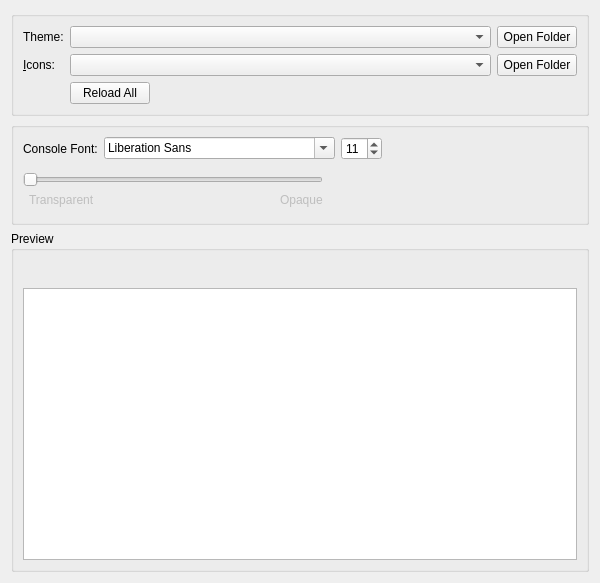
<?xml version='1.0' encoding='UTF-8'?>
<ui version="4.0">
 <class>AppearanceWidget</class>
 <widget class="QWidget" name="AppearanceWidget">
  <property name="geometry">
   <rect>
    <x>0</x>
    <y>0</y>
    <width>600</width>
    <height>583</height>
   </rect>
  </property>
  <property name="minimumSize">
   <size>
    <width>300</width>
    <height>0</height>
   </size>
  </property>
  <layout class="QVBoxLayout" name="verticalLayout" stretch="0,0,0">
   <item>
    <widget class="QGroupBox" name="themingBox">
     <property name="title">
      <string />
     </property>
     <property name="flat">
      <bool>false</bool>
     </property>
     <layout class="QVBoxLayout" name="verticalLayout_2">
      <item>
       <layout class="QGridLayout" name="gridLayout">
        <item row="0" column="3">
         <widget class="QPushButton" name="widgetStyleFolder">
          <property name="toolTip">
           <string>View widget themes folder.</string>
          </property>
          <property name="text">
           <string>Open Folder</string>
          </property>
         </widget>
        </item>
        <item row="1" column="3">
         <widget class="QPushButton" name="iconsFolder">
          <property name="toolTip">
           <string>View icon themes folder.</string>
          </property>
          <property name="text">
           <string>Open Folder</string>
          </property>
         </widget>
        </item>
        <item row="1" column="2">
         <widget class="QComboBox" name="iconsComboBox">
          <property name="sizePolicy">
           <sizepolicy hsizetype="Expanding" vsizetype="Fixed">
            <horstretch>0</horstretch>
            <verstretch>0</verstretch>
           </sizepolicy>
          </property>
          <property name="focusPolicy">
           <enum>Qt::FocusPolicy::StrongFocus</enum>
          </property>
         </widget>
        </item>
        <item row="0" column="2">
         <widget class="QComboBox" name="widgetStyleComboBox">
          <property name="sizePolicy">
           <sizepolicy hsizetype="Expanding" vsizetype="Fixed">
            <horstretch>0</horstretch>
            <verstretch>0</verstretch>
           </sizepolicy>
          </property>
          <property name="focusPolicy">
           <enum>Qt::FocusPolicy::StrongFocus</enum>
          </property>
         </widget>
        </item>
        <item row="3" column="2">
         <widget class="QPushButton" name="reloadThemesButton">
          <property name="sizePolicy">
           <sizepolicy hsizetype="Maximum" vsizetype="Fixed">
            <horstretch>0</horstretch>
            <verstretch>0</verstretch>
           </sizepolicy>
          </property>
          <property name="text">
           <string>Reload All</string>
          </property>
         </widget>
        </item>
        <item row="0" column="0">
         <widget class="QLabel" name="widgetStyleLabel">
          <property name="text">
           <string>Theme:</string>
          </property>
          <property name="buddy">
           <cstring>widgetStyleComboBox</cstring>
          </property>
         </widget>
        </item>
        <item row="1" column="0">
         <widget class="QLabel" name="iconsLabel">
          <property name="text">
           <string>&amp;Icons:</string>
          </property>
          <property name="buddy">
           <cstring>iconsComboBox</cstring>
          </property>
         </widget>
        </item>
       </layout>
      </item>
     </layout>
    </widget>
   </item>
   <item>
    <widget class="QGroupBox" name="settingsBox">
     <property name="title">
      <string />
     </property>
     <layout class="QVBoxLayout" name="verticalLayout_5">
      <item>
       <layout class="QHBoxLayout" name="horizontalLayout_5">
        <item>
         <widget class="QLabel" name="label">
          <property name="text">
           <string>Console Font:</string>
          </property>
         </widget>
        </item>
        <item>
         <widget class="QFontComboBox" name="consoleFont" />
        </item>
        <item>
         <widget class="QSpinBox" name="fontSizeBox">
          <property name="sizePolicy">
           <sizepolicy hsizetype="Maximum" vsizetype="Fixed">
            <horstretch>0</horstretch>
            <verstretch>0</verstretch>
           </sizepolicy>
          </property>
          <property name="minimum">
           <number>5</number>
          </property>
          <property name="maximum">
           <number>16</number>
          </property>
          <property name="value">
           <number>11</number>
          </property>
         </widget>
        </item>
        <item>
         <spacer name="horizontalSpacer_2">
          <property name="orientation">
           <enum>Qt::Orientation::Horizontal</enum>
          </property>
          <property name="sizeHint" stdset="0">
           <size>
            <width>0</width>
            <height>0</height>
           </size>
          </property>
         </spacer>
        </item>
       </layout>
      </item>
      <item>
       <spacer name="verticalSpacer_2">
        <property name="orientation">
         <enum>Qt::Orientation::Vertical</enum>
        </property>
        <property name="sizeType">
         <enum>QSizePolicy::Policy::Fixed</enum>
        </property>
        <property name="sizeHint" stdset="0">
         <size>
          <width>0</width>
          <height>6</height>
         </size>
        </property>
       </spacer>
      </item>
      <item>
       <widget class="QWidget" name="widget" native="true">
        <property name="maximumSize">
         <size>
          <width>300</width>
          <height>16777215</height>
         </size>
        </property>
        <layout class="QGridLayout" name="gridLayout_4">
         <property name="leftMargin">
          <number>0</number>
         </property>
         <property name="topMargin">
          <number>0</number>
         </property>
         <property name="rightMargin">
          <number>0</number>
         </property>
         <property name="bottomMargin">
          <number>0</number>
         </property>
         <item row="3" column="3">
          <widget class="QLabel" name="label_5">
           <property name="enabled">
            <bool>false</bool>
           </property>
           <property name="text">
            <string>Opaque</string>
           </property>
          </widget>
         </item>
         <item row="3" column="2">
          <spacer name="horizontalSpacer_4">
           <property name="orientation">
            <enum>Qt::Orientation::Horizontal</enum>
           </property>
           <property name="sizeHint" stdset="0">
            <size>
             <width>0</width>
             <height>0</height>
            </size>
           </property>
          </spacer>
         </item>
         <item row="3" column="1">
          <widget class="QLabel" name="label_4">
           <property name="enabled">
            <bool>false</bool>
           </property>
           <property name="text">
            <string>Transparent</string>
           </property>
          </widget>
         </item>
         <item row="2" column="0" colspan="4">
          <widget class="QSlider" name="catOpacitySlider">
           <property name="minimumSize">
            <size>
             <width>0</width>
             <height>0</height>
            </size>
           </property>
           <property name="maximum">
            <number>100</number>
           </property>
           <property name="orientation">
            <enum>Qt::Orientation::Horizontal</enum>
           </property>
          </widget>
         </item>
        </layout>
       </widget>
      </item>
      <item>
       <spacer name="verticalSpacer">
        <property name="orientation">
         <enum>Qt::Orientation::Vertical</enum>
        </property>
        <property name="sizeType">
         <enum>QSizePolicy::Policy::Fixed</enum>
        </property>
        <property name="sizeHint" stdset="0">
         <size>
          <width>0</width>
          <height>6</height>
         </size>
        </property>
       </spacer>
      </item>
      </layout>
    </widget>
   </item>
   <item>
    <widget class="QGroupBox" name="previewBox">
     <property name="title">
      <string>Preview</string>
     </property>
     <layout class="QVBoxLayout" name="verticalLayout_3">
      <item>
       <layout class="QHBoxLayout" name="horizontalLayout_3">
        <item>
         <layout class="QVBoxLayout" name="verticalLayout_4">
          <item>
           <layout class="QHBoxLayout" name="horizontalLayout">
            <item>
             <widget class="QPushButton" name="icon1">
              <property name="focusPolicy">
               <enum>Qt::FocusPolicy::NoFocus</enum>
              </property>
              <property name="text">
               <string />
              </property>
              <property name="icon">
               <iconset theme="new" />
              </property>
              <property name="flat">
               <bool>true</bool>
              </property>
             </widget>
            </item>
            <item>
             <widget class="QPushButton" name="icon2">
              <property name="focusPolicy">
               <enum>Qt::FocusPolicy::NoFocus</enum>
              </property>
              <property name="text">
               <string />
              </property>
              <property name="icon">
               <iconset theme="centralmods" />
              </property>
              <property name="flat">
               <bool>true</bool>
              </property>
             </widget>
            </item>
            <item>
             <widget class="QPushButton" name="icon3">
              <property name="focusPolicy">
               <enum>Qt::FocusPolicy::NoFocus</enum>
              </property>
              <property name="text">
               <string />
              </property>
              <property name="icon">
               <iconset theme="viewfolder" />
              </property>
              <property name="flat">
               <bool>true</bool>
              </property>
             </widget>
            </item>
            <item>
             <widget class="QPushButton" name="icon4">
              <property name="focusPolicy">
               <enum>Qt::FocusPolicy::NoFocus</enum>
              </property>
              <property name="text">
               <string />
              </property>
              <property name="icon">
               <iconset theme="launch" />
              </property>
              <property name="flat">
               <bool>true</bool>
              </property>
             </widget>
            </item>
            <item>
             <widget class="QPushButton" name="icon5">
              <property name="focusPolicy">
               <enum>Qt::FocusPolicy::NoFocus</enum>
              </property>
              <property name="text">
               <string />
              </property>
              <property name="icon">
               <iconset theme="copy" />
              </property>
              <property name="flat">
               <bool>true</bool>
              </property>
             </widget>
            </item>
            <item>
             <widget class="QPushButton" name="icon6">
              <property name="focusPolicy">
               <enum>Qt::FocusPolicy::NoFocus</enum>
              </property>
              <property name="text">
               <string />
              </property>
              <property name="icon">
               <iconset theme="export" />
              </property>
              <property name="flat">
               <bool>true</bool>
              </property>
             </widget>
            </item>
            <item>
             <widget class="QPushButton" name="icon7">
              <property name="focusPolicy">
               <enum>Qt::FocusPolicy::NoFocus</enum>
              </property>
              <property name="text">
               <string />
              </property>
              <property name="icon">
               <iconset theme="delete" />
              </property>
              <property name="flat">
               <bool>true</bool>
              </property>
             </widget>
            </item>
            <item>
             <widget class="QPushButton" name="icon8">
              <property name="focusPolicy">
               <enum>Qt::FocusPolicy::NoFocus</enum>
              </property>
              <property name="text">
               <string />
              </property>
              <property name="icon">
               <iconset theme="about" />
              </property>
              <property name="flat">
               <bool>true</bool>
              </property>
             </widget>
            </item>
            <item>
             <widget class="QPushButton" name="icon9">
              <property name="focusPolicy">
               <enum>Qt::FocusPolicy::NoFocus</enum>
              </property>
              <property name="text">
               <string />
              </property>
              <property name="icon">
               <iconset theme="settings" />
              </property>
              <property name="flat">
               <bool>true</bool>
              </property>
             </widget>
            </item>
            <item>
             <widget class="QPushButton" name="icon10">
              <property name="focusPolicy">
               <enum>Qt::FocusPolicy::NoFocus</enum>
              </property>
              <property name="text">
               <string />
              </property>
              <property name="icon">
               <iconset theme="applications-system"/>
              </property>
              <property name="flat">
               <bool>true</bool>
              </property>
             </widget>
            </item>
            <item>
             <spacer name="horizontalSpacer">
              <property name="orientation">
               <enum>Qt::Orientation::Horizontal</enum>
              </property>
              <property name="sizeHint" stdset="0">
               <size>
                <width>0</width>
                <height>0</height>
               </size>
              </property>
             </spacer>
            </item>
           </layout>
          </item>
          <item>
           <widget class="QTextEdit" name="consolePreview">
            <property name="sizePolicy">
             <sizepolicy hsizetype="Expanding" vsizetype="Expanding">
              <horstretch>0</horstretch>
              <verstretch>0</verstretch>
             </sizepolicy>
            </property>
            <property name="horizontalScrollBarPolicy">
             <enum>Qt::ScrollBarPolicy::ScrollBarAsNeeded</enum>
            </property>
            <property name="undoRedoEnabled">
             <bool>false</bool>
            </property>
            <property name="textInteractionFlags">
             <set>Qt::TextInteractionFlag::TextSelectableByKeyboard|Qt::TextInteractionFlag::TextSelectableByMouse</set>
            </property>
           </widget>
          </item>
         </layout>
        </item>
       </layout>
      </item>
     </layout>
    </widget>
   </item>
  </layout>
 </widget>
 <tabstops>
  <tabstop>widgetStyleComboBox</tabstop>
  <tabstop>widgetStyleFolder</tabstop>
  <tabstop>iconsComboBox</tabstop>
  <tabstop>iconsFolder</tabstop>
  <tabstop>reloadThemesButton</tabstop>
  <tabstop>consoleFont</tabstop>
  <tabstop>fontSizeBox</tabstop>
  <tabstop>consolePreview</tabstop>
 </tabstops>
 <resources />
 <connections />
</ui>
